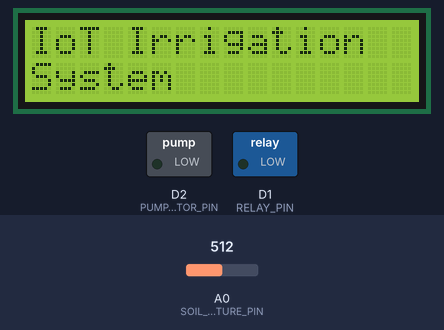
This sketch was run on a simulated ESP8266 (NodeMCU). Parts: 16×2 character LCD, switched loads named in the sketch (green lamp = pin HIGH). Inputs (shaded band) come from the test bench; at power-on: A0 (SOIL_MOISTURE_PIN) = 512. WiFi joins after 1.5 s; servers stay silent unless stated; what the sketch prints to the serial monitor is not drawn.

Above: at 2.1 s.
At 5.0 s:
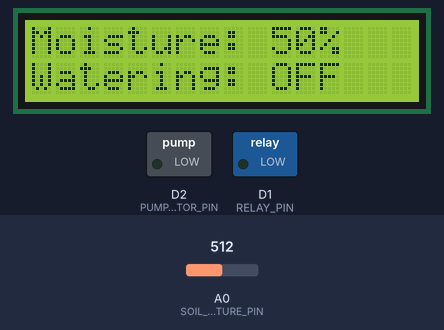
5.1 s: A0 (SOIL_MOISTURE_PIN) set to 420
At 10.3 s:
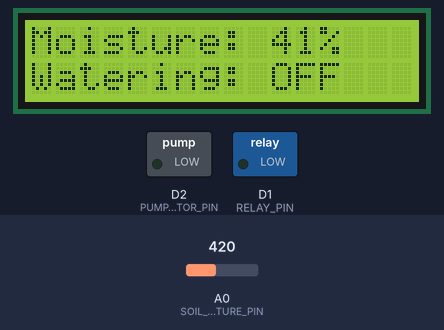
10.7 s: A0 (SOIL_MOISTURE_PIN) set to 398
At 14.6 s:
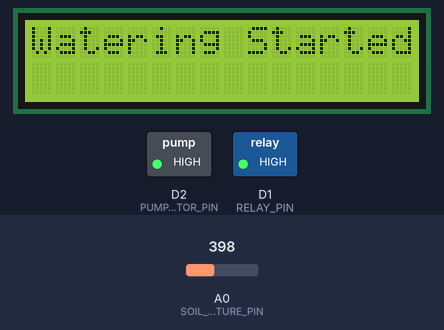
20.5 s: A0 (SOIL_MOISTURE_PIN) set to 511
At 25.0 s:
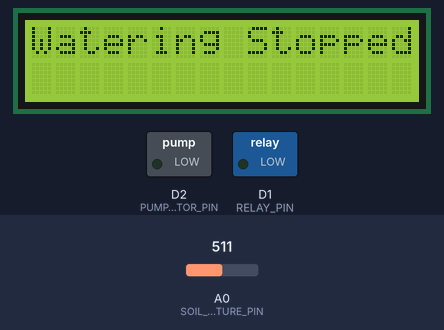
Timing chart, 0 to 26.5 s (numbered marks = the images above; inputs shaded):
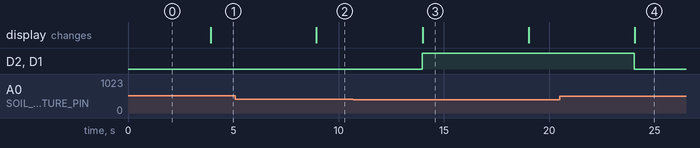

Measured:
- the behaviour switches between 405 and 404 on A0 (SOIL_MOISTURE_PIN) (found by bisection; images 2 and 3)
- after the input at 5.1 s, the display: changes after 3.8 s (image 2)
- after the input at 10.7 s, D2 (PUMP_MOTOR_PIN), D1 (RELAY_PIN): LOW → HIGH after 3.3 s; the display: changes after 3.3 s (image 3)
- after the input at 20.5 s, D2 (PUMP_MOTOR_PIN), D1 (RELAY_PIN): HIGH → LOW after 3.6 s; the display: changes after 3.6 s (image 4)
- what the display in image 3 shows lasts 5.0 s, from 14.0 s to 19.0 s

The sketch:

IOT_BASED_WATER_IRRIGATION.ino
```cpp
#include <ESP8266WiFi.h>
#include <BlynkSimpleEsp8266.h>
#include <Wire.h>
#include <LiquidCrystal_I2C.h>

// Blynk and WiFi Configuration
#define BLYNK_PRINT Serial
#define BLYNK_AUTH_TOKEN "YOUR_BLYNK_AUTH_TOKEN"
const char* WIFI_SSID = "YOUR_WIFI_SSID";
const char* WIFI_PASSWORD = "YOUR_WIFI_PASSWORD";

// Pin Definitions
#define SOIL_MOISTURE_PIN A0
#define RELAY_PIN D1
#define PUMP_MOTOR_PIN D2

// Moisture Threshold Settings
#define MOISTURE_THRESHOLD 40  // Adjust based on soil type and plant needs

// LCD Configuration
LiquidCrystal_I2C lcd(0x27, 16, 2);  // I2C address 0x27, 16 column and 2 rows

// Blynk Virtual Pins
#define MOISTURE_VIRTUAL_PIN V5
#define PUMP_CONTROL_PIN V6

// Global Variables
int moistureLevel = 0;
bool isPumping = false;

void setup() {
  // Initialize Serial Communication
  Serial.begin(115200);

  // Initialize LCD
  lcd.init();
  lcd.backlight();
  lcd.clear();
  lcd.setCursor(0,0);
  lcd.print("IoT Irrigation");
  lcd.setCursor(0,1);
  lcd.print("System");
  delay(2000);

  // Configure Pins
  pinMode(SOIL_MOISTURE_PIN, INPUT);
  pinMode(RELAY_PIN, OUTPUT);
  pinMode(PUMP_MOTOR_PIN, OUTPUT);

  // Turn off pump initially
  digitalWrite(PUMP_MOTOR_PIN, LOW);

  // Connect to WiFi and Blynk
  WiFi.begin(WIFI_SSID, WIFI_PASSWORD);
  while (WiFi.status() != WL_CONNECTED) {
    delay(500);
    Serial.print(".");
  }

  Blynk.begin(BLYNK_AUTH_TOKEN, WIFI_SSID, WIFI_PASSWORD);
}

void loop() {
  // Run Blynk
  Blynk.run();

  // Read Soil Moisture
  moistureLevel = readMoisture();

  // Update Blynk with Moisture Level
  Blynk.virtualWrite(MOISTURE_VIRTUAL_PIN, moistureLevel);

  // Display on LCD
  updateLCD();

  // Check if Watering is Needed
  if (moistureLevel < MOISTURE_THRESHOLD) {
    startIrrigation();
  } else {
    stopIrrigation();
  }

  delay(5000);  // Check every 5 seconds
}

int readMoisture() {
  int rawValue = analogRead(SOIL_MOISTURE_PIN);
  // Convert raw sensor value to percentage
  // Calibrate these values based on your specific sensor
  int moisturePercentage = map(rawValue, 0, 1023, 0, 100);
  return moisturePercentage;
}

void startIrrigation() {
  if (!isPumping) {
    digitalWrite(PUMP_MOTOR_PIN, HIGH);
    digitalWrite(RELAY_PIN, HIGH);
    isPumping = true;

    lcd.clear();
    lcd.setCursor(0,0);
    lcd.print("Watering Started");

    Blynk.virtualWrite(PUMP_CONTROL_PIN, 1);
  }
}

void stopIrrigation() {
  if (isPumping) {
    digitalWrite(PUMP_MOTOR_PIN, LOW);
    digitalWrite(RELAY_PIN, LOW);
    isPumping = false;

    lcd.clear();
    lcd.setCursor(0,0);
    lcd.print("Watering Stopped");

    Blynk.virtualWrite(PUMP_CONTROL_PIN, 0);
  }
}

// Blynk Virtual Pin Handler for Manual Pump Control
BLYNK_WRITE(PUMP_CONTROL_PIN) {
  int pinValue = param.asInt();

  if (pinValue == 1) {
    startIrrigation();
  } else {
    stopIrrigation();
  }
}

void updateLCD() {
  lcd.clear();
  lcd.setCursor(0,0);
  lcd.print("Moisture: ");
  lcd.print(moistureLevel);
  lcd.print("%");

  lcd.setCursor(0,1);
  lcd.print(isPumping ? "Watering: ON" : "Watering: OFF");
}
```
